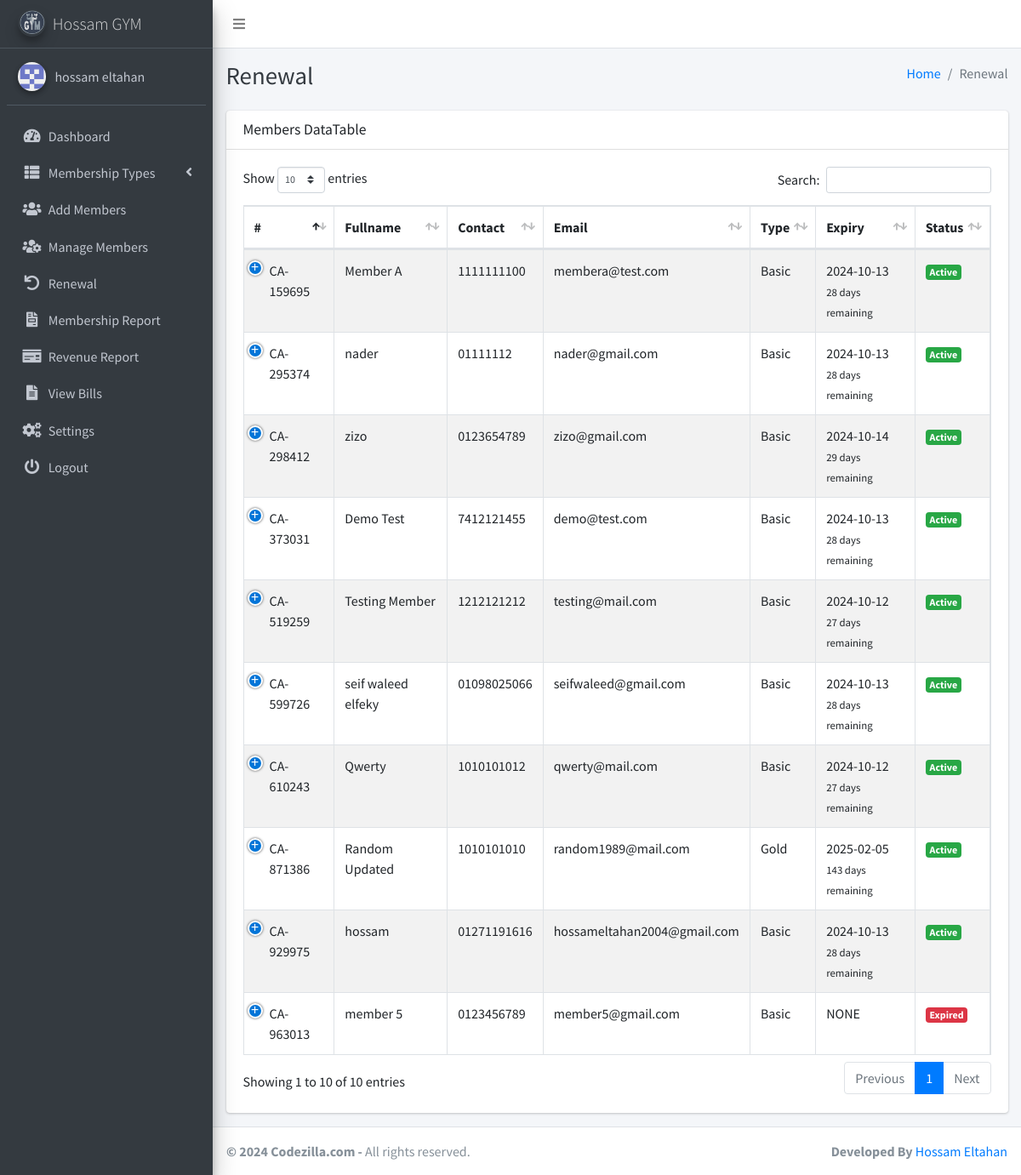
The page /list_renewal.php (signed in) on the database its author committed.
### tables this page shows
CREATE TABLE `settings` (
  `id` int(11) NOT NULL,
  `system_name` varchar(255) NOT NULL,
  `logo` varchar(255) NOT NULL,
  `currency` varchar(50) NOT NULL,
  `gym_address` varchar(255) DEFAULT NULL,
  `gym_contact` varchar(255) DEFAULT NULL,
  `gym_email` varchar(255) DEFAULT NULL,
  `gym_manager` varchar(255) DEFAULT NULL
);

CREATE TABLE `members` (
  `id` int(11) NOT NULL,
  `fullname` varchar(255) NOT NULL,
  `dob` date NOT NULL,
  `gender` varchar(10) NOT NULL,
  `contact_number` varchar(20) NOT NULL,
  `email` varchar(255) NOT NULL,
  `address` varchar(255) NOT NULL,
  `country` varchar(255) NOT NULL,
  `postcode` varchar(20) NOT NULL,
  `occupation` varchar(255) NOT NULL,
  `membership_type` int(11) NOT NULL,
  `membership_number` varchar(20) NOT NULL,
  `created_at` timestamp NOT NULL DEFAULT current_timestamp(),
  `photo` varchar(255) NOT NULL,
  `expiry_date` date DEFAULT NULL
);

CREATE TABLE `membership_types` (
  `id` int(11) NOT NULL,
  `type` varchar(255) NOT NULL,
  `amount` int(11) NOT NULL
);

### list_renewal.php (the view, shortened to what this page needs)
<?php
include('includes/config.php');
$sql = "SELECT * FROM members WHERE 1";
$result = $conn->query($sql);
?>
<?php include('includes/header.php');?>
<body class="hold-transition sidebar-mini layout-fixed layout-navbar-fixed layout-footer-fixed">
<div class="wrapper">
  <?php include('includes/nav.php');?>
 <?php include('includes/sidebar.php');?>
  <div class="content-wrapper">
  <?php include('includes/pagetitle.php');?>
    <section class="content">
      <div class="container-fluid">
        <div class="row">
        <div class="col-12">
        <div class="card">
    <div class="card-header">
        <h3 class="card-title">Members DataTable</h3>
    </div>
    <div class="card-body">
    <table id="example1" class="table table-bordered table-striped">
        <thead>
            <tr>
                <th>#</th>
                <th>Fullname</th>
                <th>Contact</th>
                <th>Email</th>
                <th>Type</th>
                <th>Expiry</th>
                <th>Status</th>
            </tr>
        </thead>
        <tbody>
            <?php
            while ($row = $result->fetch_assoc()) {
                $expiryDate = strtotime($row['expiry_date']);
                $currentDate = time();
                $daysDifference = floor(($expiryDate - $currentDate) / (60 * 60 * 24));
                $membershipStatus = ($daysDifference < 0) ? 'Expired' : 'Active';
                if ($membershipStatus === 'Expired') {
                  $badgeClass = 'badge-danger';
                } elseif ($membershipStatus === 'Active') {
                    $badgeClass = 'badge-success';
                } else {
                    $badgeClass = 'badge-secondary';
                }
                $membershipTypeId = $row['membership_type'];
                $membershipTypeQuery = "SELECT type FROM membership_types WHERE id = $membershipTypeId";
                $membershipTypeResult = $conn->query($membershipTypeQuery);
                $membershipTypeRow = $membershipTypeResult->fetch_assoc();
                $membershipTypeName = ($membershipTypeRow) ? $membershipTypeRow['type'] : 'Unknown';
                echo "<tr>";
                echo "<td>{$row['membership_number']}</td>";
                echo "<td>{$row['fullname']}</td>";
                echo "<td>{$row['contact_number']}</td>";
                echo "<td>{$row['email']}</td>";
                echo "<td>{$membershipTypeName}</td>";
                if ($row['expiry_date'] === NULL) {
                  echo "<td>NONE</td>";
              } else {
                  $expiryDate = new DateTime($row['expiry_date']);
                  $currentDate = new DateTime();
                  $daysRemaining = $currentDate->diff($expiryDate)->days;
                  echo "<td>{$row['expiry_date']}<br><small>{$daysRemaining} days remaining</small></td>";
              }                echo "<td><span class='badge $badgeClass'>$membershipStatus</span></td>";
                echo "</tr>";
            }
            ?>
        </tbody>
    </table>
</div>
</div>
          </div>
        </div>
      </div>
    </section>
  </div>
  <footer class="main-footer">
        <strong> &copy; <?php echo date('Y');?> Codezilla.com</a> -</strong>
        All rights reserved.
        <div class="float-right d-none d-sm-inline-block">
        <b>Developed By</b> <a href="https://www.linkedin.com/in/hossam-eltahan-24528b253/">Hossam Eltahan</a>
        </div>
    </footer>
</div>
</body>
</html>

### includes/sidebar.php (shortened to what this page needs)
<aside class="main-sidebar sidebar-dark-primary elevation-4">
  <a href="" class="brand-link">
    <img src="<?php echo getLogoUrl(); ?>" alt="Logo" class="brand-image img-circle elevation-3" style="opacity: .8">
    <span class="brand-text font-weight-light"><?php echo getSystemName(); ?></span>
  </a>
  <?php
  function getSystemName()
  {
      global $conn;
      $systemNameQuery = "SELECT system_name FROM settings";
      $systemNameResult = $conn->query($systemNameQuery);
      if ($systemNameResult->num_rows > 0) {
          $systemNameRow = $systemNameResult->fetch_assoc();
          return $systemNameRow['system_name'];
      } else {
          return 'Codezilla';
      }
  }
  function getLogoUrl()
  {
      global $conn;
      $logoQuery = "SELECT logo FROM settings";
      $logoResult = $conn->query($logoQuery);
      if ($logoResult->num_rows > 0) {
          $logoRow = $logoResult->fetch_assoc();
          return $logoRow['logo'];
      } else {
          return 'dist/img/AdminLTELogo.png';
      }
  }
  function getGymManagerName()
  {
      global $conn;
      $managerQuery = "SELECT gym_manager FROM settings";
      $managerResult = $conn->query($managerQuery);
      if ($managerResult->num_rows > 0) {
          $managerRow = $managerResult->fetch_assoc();
          return $managerRow['gym_manager'];
      } else {
          return 'Gym Manager';
      }
  }
  ?>
  <div class="sidebar">
    <div class="user-panel mt-3 pb-3 mb-3 d-flex">
      <div class="image">
        <img src="dist/img/2382414.png" class="img-circle elevation-2" alt="User Image">
      </div>
      <div class="info">
        <a href="#" class="d-block"><?php echo getGymManagerName(); ?></a>
      </div>
    </div>
    <nav class="mt-2">
      <ul class="nav nav-pills nav-sidebar flex-column" data-widget="treeview" role="menu" data-accordion="false">
        <li class="nav-item">
          <a href="dashboard.php" class="nav-link <?php echo ($current_page == 'dashboard.php') ? 'active' : ''; ?>">
            <i class="nav-icon fas fa-tachometer-alt"></i>
            <p>Dashboard</p>
          </a>
        </li>
        <li class="nav-item has-treeview">
          <a href="#" class="nav-link <?php echo ($current_page == 'add_type.php' || $current_page == 'view_type.php' || $current_page == 'edit_type.php') ? 'active' : ''; ?>">
            <i class="nav-icon fas fa-th-list"></i>
            <p>
              Membership Types
              <i class="fas fa-angle-left right"></i>
            </p>
          </a>
        </li>
        <li class="nav-item">
          <a href="add_members.php" class="nav-link <?php echo ($current_page == 'add_members.php') ? 'active' : ''; ?>">
            <i class="nav-icon fas fa-users"></i>
            <p>Add Members</p>
          </a>
        </li>
        <li class="nav-item">
          <a href="manage_members.php" class="nav-link <?php echo ($current_page == 'manage_members.php' || $current_page == 'edit_member.php' || $current_page == 'memberProfile.php') ? 'active' : ''; ?>">
            <i class="nav-icon fas fa-users-cog"></i>
            <p>Manage Members</p>
          </a>
        </li>
        <li class="nav-item">
          <a href="list_renewal.php" class="nav-link <?php echo ($current_page == 'list_renewal.php' || $current_page == 'renew.php') ? 'active' : ''; ?>">
            <i class="nav-icon fas fa-undo"></i>
            <p>Renewal</p>
          </a>
        </li>
        <li class="nav-item">
          <a href="report.php" class="nav-link <?php echo ($current_page == 'report.php') ? 'active' : ''; ?>">
            <i class="nav-icon fas fa-file-invoice"></i>
            <p>Membership Report</p>
          </a>
        </li>
        <li class="nav-item">
          <a href="revenue_report.php" class="nav-link <?php echo ($current_page == 'revenue_report.php') ? 'active' : ''; ?>">
            <i class="nav-icon fas fa-money-check"></i>
            <p>Revenue Report</p>
          </a>
        </li>
        <li class="nav-item">
          <a href="all_bills.php" class="nav-link <?php echo ($current_page == 'all_bills.php') ? 'active' : ''; ?>">
            <i class="nav-icon fas fa-file-alt"></i>
            <p>View Bills</p>
          </a>
        </li>
        <li class="nav-item">
          <a href="settings.php" class="nav-link <?php echo ($current_page == 'settings.php') ? 'active' : ''; ?>">
            <i class="nav-icon fas fa-cogs"></i>
            <p>Settings</p>
          </a>
        </li>
        <li class="nav-item">
          <a href="logout.php" class="nav-link <?php echo ($current_page == 'logout.php') ? 'active' : ''; ?>">
            <i class="nav-icon fas fa-power-off"></i>
            <p>Logout</p>
          </a>
        </li>
      </ul>
    </nav>
  </div>
</aside>

### rows shown on the page
settings: logo (picture), system_name "Hossam GYM", gym_manager "hossam eltahan"
members: membership_number "CA-610243", fullname "Qwerty", contact_number "1010101012", email "qwerty@mail.com", membership_type.type "Basic", expiry_date "2024-10-12"
members: membership_number "CA-373031", fullname "Demo Test", contact_number "7412121455", email "demo@test.com", membership_type.type "Basic", expiry_date "2024-10-13"
members: membership_number "CA-159695", fullname "Member A", contact_number "1111111100", email "membera@test.com", membership_type.type "Basic", expiry_date "2024-10-13"
members: membership_number "CA-871386", fullname "Random Updated", contact_number "1010101010", email "random1989@mail.com", membership_type.type "Gold", expiry_date "2025-02-05"
members: membership_number "CA-519259", fullname "Testing Member", contact_number "1212121212", email "testing@mail.com", membership_type.type "Basic", expiry_date "2024-10-12"
members: membership_number "CA-929975", fullname "hossam", contact_number "01271191616", email "hossameltahan2004@gmail.com", membership_type.type "Basic", expiry_date "2024-10-13"
members: membership_number "CA-599726", fullname "seif waleed elfeky", contact_number "01098025066", email "seifwaleed@gmail.com", membership_type.type "Basic", expiry_date "2024-10-13"
members: membership_number "CA-295374", fullname "nader", contact_number "01111112", email "nader@gmail.com", membership_type.type "Basic", expiry_date "2024-10-13"
members: membership_number "CA-963013", fullname "member 5", contact_number "0123456789", email "member5@gmail.com", membership_type.type "Basic", shows "NONE"
members: membership_number "CA-298412", fullname "zizo", contact_number "0123654789", email "zizo@gmail.com", membership_type.type "Basic", expiry_date "2024-10-14"

### other values the page prints
$pageTitle "Renewal"
